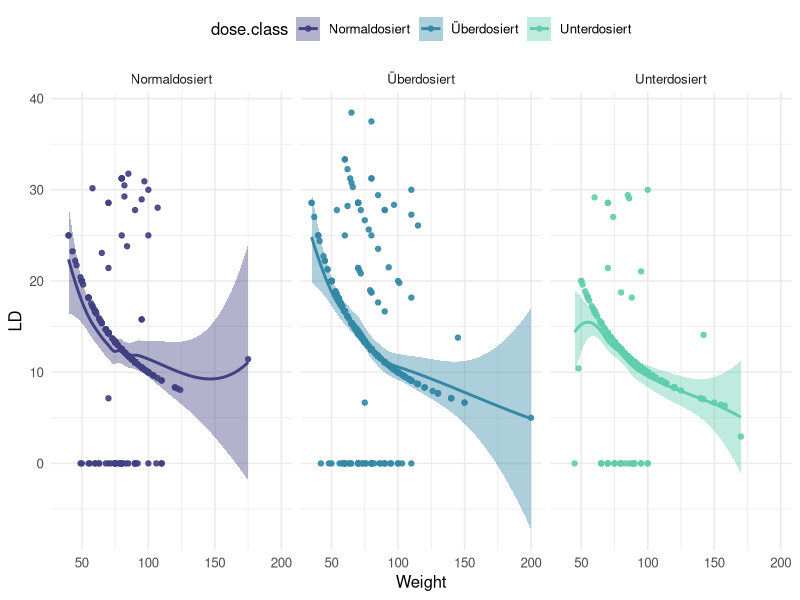

The R script that drew this image: (Note: this script raises an error after producing the figure.)
#Erstellung der Plots - Lukas 

#Setup/Vorbereitung 
data <- read.csv("dat.csv")

library(tidyverse)

#Plot 1 - Scatterplot mit Spezieller Regressionsanalyse 

plot.1.data <- data %>%
  select("C24", "Weight", "LD") %>%
  mutate(
    dose.class = case_when(
      C24 < 15 ~ "Unterdosiert",
      C24 <= 20 ~ "Normaldosiert",
      C24 > 20  ~ "Überdosiert"
    )
  )
  
ggplot(plot.1.data, aes(x = Weight, y = LD, color = dose.class, fill = dose.class)) +
  geom_point(alpha = 0.9) +
  geom_smooth() +
  facet_wrap(~ dose.class) +
  
  scale_color_viridis_d(option = "mako", begin = 0.3, end = 0.8) +
  scale_fill_viridis_d(option = "mako", begin = 0.3, end = 0.8) +
  theme_minimal(base_size = 12) +
  theme(
    legend.position = "top"
  )

#Plot2 - Spagetti Line Graph 

plot.2.data <- data %>%
  select("ID" = "X", "eGFR24", "eGFR48", "eGFR72", "C24", "C48", "C72") %>%
  pivot_longer(
    cols = -ID,
    names_to = c(".value", "Time"),
    names_pattern = "([A-Za-z]+)(\\d+)"
  )

plot.2.avg.data <- plot.2.data %>%
  group_by(Time) %>%
  summarise(
    eGFR = mean(eGFR , na.rm = TRUE),
    C = mean(C, na.rm = TRUE),
    ID = "Durchschnitt"
  )

plot.2.final.data <- plot.2.data %>%
  filter(ID %in% c(7, 11)) %>%
  bind_rows(plot.2.avg.data)
  
ggplot(plot.2.final.data, aes(x = eGFR, y = C, color = ID)) +
  # 1. Die "Todeszone" markieren (Leitlinie: Toxisch über 20 mg/L)
  geom_hline(yintercept = 20, linetype = "dashed", color = "red", alpha = 0.6, linewidth = 1) +
  annotate("text", x = 140, y = 21, label = "Toxizitäts-Grenze (>20)", color = "red", vjust = -0.5) +
  
  # 2. Die Trajektorie (der Pfad) MIT Pfeilen, um die Zeitrichtung (24h -> 48h -> 72h) zu zeigen
  geom_path(arrow = arrow(length = unit(0.3, "cm"), type = "closed"), linewidth = 1.2, alpha = 0.8) +
  
  # 3. Die eigentlichen Messpunkte (als dicke Punkte auf der Linie)
  geom_point(size = 3) +
  
  # 4. Optik: Farben und Beschriftungen
  scale_color_viridis_d(option = "turbo", name = "Patienten-Verlauf") +
  labs(
    title = "Das hämodynamische Paradoxon (Phasenraum)",
    subtitle = "Dynamik der Nierenfunktion vs. Medikamentenspiegel über 72 Stunden",
    x = "Nierenfunktion (eGFR in mL/min)",
    y = "Vancomycin-Spiegel (C in mg/L)"
  ) +
  theme_minimal(base_size = 14) +
  theme(
    legend.position = "top",
    plot.title = element_text(face = "bold")
  )
  
